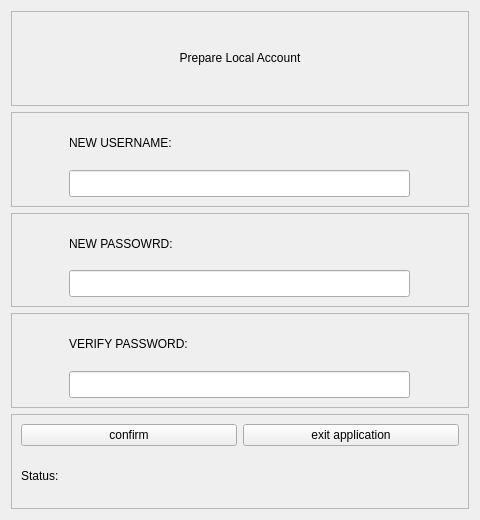
<?xml version="1.0" encoding="UTF-8"?>
<ui version="4.0">
 <class>ConfigureAccounts</class>
 <widget class="QWidget" name="ConfigureAccounts">
  <property name="geometry">
   <rect>
    <x>0</x>
    <y>0</y>
    <width>480</width>
    <height>520</height>
   </rect>
  </property>
  <property name="windowTitle">
   <string>Form</string>
  </property>
  <layout class="QVBoxLayout" name="verticalLayout">
   <item>
    <widget class="QFrame" name="frame_title">
     <property name="frameShape">
      <enum>QFrame::StyledPanel</enum>
     </property>
     <property name="frameShadow">
      <enum>QFrame::Raised</enum>
     </property>
     <layout class="QGridLayout" name="gridLayout">
      <item row="0" column="0">
       <widget class="QLabel" name="label_title">
        <property name="styleSheet">
         <string notr="true">font: 15pt &quot;Hack&quot;;</string>
        </property>
        <property name="text">
         <string>&lt;html&gt;&lt;head/&gt;&lt;body&gt;&lt;p align=&quot;center&quot;&gt;Prepare Local Account&lt;/p&gt;&lt;/body&gt;&lt;/html&gt;</string>
        </property>
       </widget>
      </item>
     </layout>
    </widget>
   </item>
   <item>
    <widget class="QFrame" name="frame_username">
     <property name="frameShape">
      <enum>QFrame::StyledPanel</enum>
     </property>
     <property name="frameShadow">
      <enum>QFrame::Raised</enum>
     </property>
     <layout class="QGridLayout" name="gridLayout_2">
      <item row="0" column="0">
       <widget class="QLabel" name="label_username">
        <property name="styleSheet">
         <string notr="true">font: 14pt &quot;Hack&quot;;</string>
        </property>
        <property name="text">
         <string>NEW USERNAME:</string>
        </property>
       </widget>
      </item>
      <item row="1" column="0">
       <widget class="QLineEdit" name="lineEdit_getNewUsername">
        <property name="minimumSize">
         <size>
          <width>341</width>
          <height>27</height>
         </size>
        </property>
        <property name="maximumSize">
         <size>
          <width>341</width>
          <height>27</height>
         </size>
        </property>
        <property name="styleSheet">
         <string notr="true">font: 12pt &quot;Hack&quot;;</string>
        </property>
       </widget>
      </item>
     </layout>
    </widget>
   </item>
   <item>
    <widget class="QFrame" name="frame_password_input">
     <property name="frameShape">
      <enum>QFrame::StyledPanel</enum>
     </property>
     <property name="frameShadow">
      <enum>QFrame::Raised</enum>
     </property>
     <layout class="QGridLayout" name="gridLayout_3">
      <item row="0" column="0">
       <widget class="QLabel" name="label_password">
        <property name="styleSheet">
         <string notr="true">font: 14pt &quot;Hack&quot;;</string>
        </property>
        <property name="text">
         <string>NEW PASSOWRD:</string>
        </property>
       </widget>
      </item>
      <item row="1" column="0">
       <widget class="QLineEdit" name="lineEdit_getNewPassword">
        <property name="minimumSize">
         <size>
          <width>341</width>
          <height>27</height>
         </size>
        </property>
        <property name="maximumSize">
         <size>
          <width>341</width>
          <height>27</height>
         </size>
        </property>
        <property name="styleSheet">
         <string notr="true">font: 12pt &quot;Hack&quot;;</string>
        </property>
        <property name="echoMode">
         <enum>QLineEdit::Password</enum>
        </property>
       </widget>
      </item>
     </layout>
    </widget>
   </item>
   <item>
    <widget class="QFrame" name="frame_passwordVerify">
     <property name="frameShape">
      <enum>QFrame::StyledPanel</enum>
     </property>
     <property name="frameShadow">
      <enum>QFrame::Raised</enum>
     </property>
     <layout class="QGridLayout" name="gridLayout_4">
      <item row="2" column="0">
       <widget class="QLineEdit" name="lineEdit_getNewPasswordVerify">
        <property name="minimumSize">
         <size>
          <width>341</width>
          <height>27</height>
         </size>
        </property>
        <property name="maximumSize">
         <size>
          <width>341</width>
          <height>27</height>
         </size>
        </property>
        <property name="styleSheet">
         <string notr="true">font: 12pt &quot;Hack&quot;;</string>
        </property>
        <property name="echoMode">
         <enum>QLineEdit::Password</enum>
        </property>
       </widget>
      </item>
      <item row="1" column="0">
       <widget class="QLabel" name="label_passwordVerify">
        <property name="styleSheet">
         <string notr="true">font: 14pt &quot;Hack&quot;;</string>
        </property>
        <property name="text">
         <string>VERIFY PASSWORD:</string>
        </property>
       </widget>
      </item>
     </layout>
    </widget>
   </item>
   <item>
    <widget class="QFrame" name="frame_buttons">
     <property name="frameShape">
      <enum>QFrame::StyledPanel</enum>
     </property>
     <property name="frameShadow">
      <enum>QFrame::Raised</enum>
     </property>
     <layout class="QGridLayout" name="gridLayout_5">
      <item row="1" column="1">
       <widget class="QPushButton" name="pushButton_exit_app">
        <property name="styleSheet">
         <string notr="true">font: 14pt &quot;Hack&quot;;</string>
        </property>
        <property name="text">
         <string>exit application</string>
        </property>
       </widget>
      </item>
      <item row="1" column="0">
       <widget class="QPushButton" name="pushButton_confirmAccount">
        <property name="styleSheet">
         <string notr="true">font: 14pt &quot;Hack&quot;;</string>
        </property>
        <property name="text">
         <string>confirm</string>
        </property>
       </widget>
      </item>
      <item row="2" column="0" colspan="2">
       <widget class="QLabel" name="label_status_info">
        <property name="styleSheet">
         <string notr="true">font: 12pt &quot;Hack&quot;;</string>
        </property>
        <property name="text">
         <string>Status:</string>
        </property>
       </widget>
      </item>
     </layout>
    </widget>
   </item>
  </layout>
 </widget>
 <resources/>
 <connections/>
</ui>
